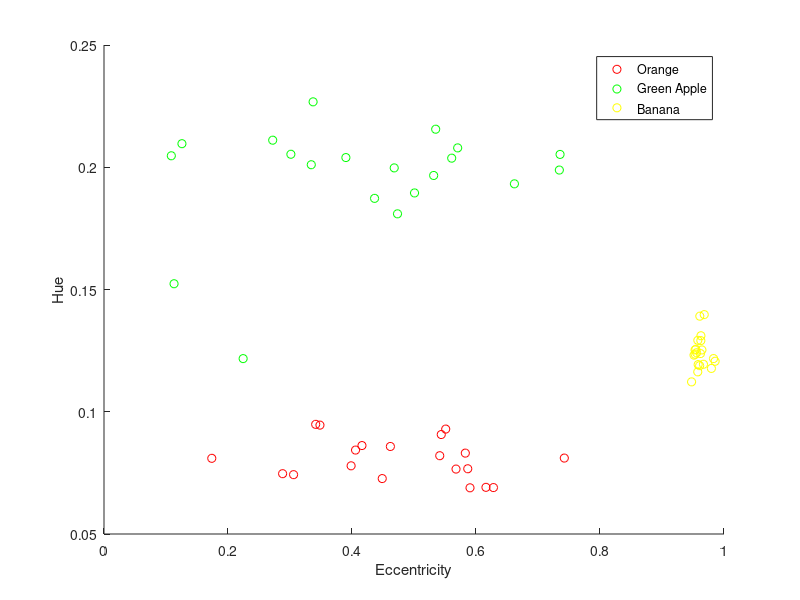

The MATLAB source for this figure: (Note: this script raises an error after producing the figure.)
clear
load final.mat

figure, scatter(Oe,Ohue,'r');hold on;
scatter(Ae,Ahue,'g');
scatter(Be,Bhue,'y');
legend('Orange','Green Apple','Banana');
ylabel("Hue");
xlabel("Eccentricity");

%%
d = [ones(1,length(Ae)),-ones(1,length(Ae))];

n = 0.001;
eps = 1e-2;
%%
w = rand(3,1);
xab = [ones(1,2*length(Ae));Ae,Be;Ahue,Bhue];
for j = 1:250
    z = [];
    for i =1:length(d)
        a = dot(xab(:,i),w);
        z = [z;g(a)];
        dw = n*(d(i)-z(i)).*xab(:,i);
        w = w+dw;
    end
    res = (sum((d'-z).^2,'all'));
%     disp(res)
    if res<eps
%         disp(j)
        break
    end
end

C = -w(1); A = w(2); B = w(3);
m = -A/B; b = C/B;

disp(w);
disp (m);
disp(b);

x = linspace(0,1,100);
yab = b+m*x;
%%
w = rand(3,1);
xao = [ones(1,2*length(Ae));Oe,Ae;Ohue,Ahue];
for j = 1:250
    z = [];
    for i =1:length(d)
        a = dot(xao(:,i),w);
        z = [z;g(a)];
        dw = n*(d(i)-z(i)).*xao(:,i);
        w = w+dw;
    end
    res = (sum((d'-z).^2,'all'));
%     disp(res)
    if res<eps
%         disp(j)
        break
    end
end

C = -w(1); A = w(2); B = w(3);
m = -A/B; b = C/B;

disp(w);
disp (m);
disp(b);

yao = b+m*x;
%%
w = rand(3,1);
xob = [ones(1,2*length(Ae));Be,Oe;Bhue,Ohue];
for j = 1:250
    z = [];
    for i =1:length(d)
        a = dot(xob(:,i),w);
        z = [z;g(a)];
        dw = n*(d(i)-z(i)).*xob(:,i);
        w = w+dw;
    end
    res = (sum((d'-z).^2,'all'));
%     disp(res)
    if res<eps
%         disp(j)
        break
    end
end

C = -w(1); A = w(2); B = w(3);
m = -A/B; b = C/B;

disp(w);
disp (m);
disp(b);

x1 = linspace(0.65,1,50);
yob = b+m*x1;
hold on;
plot(x,yab,x,yao,x1,yob);
%%
figure(2), scatter(Oe,Ohue,'r');hold on;
scatter(Ae,Ahue,'g');
plot(x,yao);
legend('Orange','Green Apple','Decision Line');
ylabel("Hue");
xlabel("Eccentricity");
saveas(2,"OA.png");

figure(3), scatter(Oe,Ohue,'r');hold on;
scatter(Be,Bhue,'y');
plot(x1,yob);
legend('Orange','Banana','Decision Line');
ylabel("Hue");
xlabel("Eccentricity");
saveas(3,"OB.png");

figure(4), scatter(Ae,Ahue,'g');hold on;
scatter(Be,Bhue,'y');
plot(x,yab);
legend('Green Apple','Banana','Decision Line');
ylabel("Hue");
xlabel("Eccentricity");
saveas(4,"AB.png");
%%
function [z] = g(a)
    if a>= 0
        z = 1;
    else
        z = -1;
    end
end
